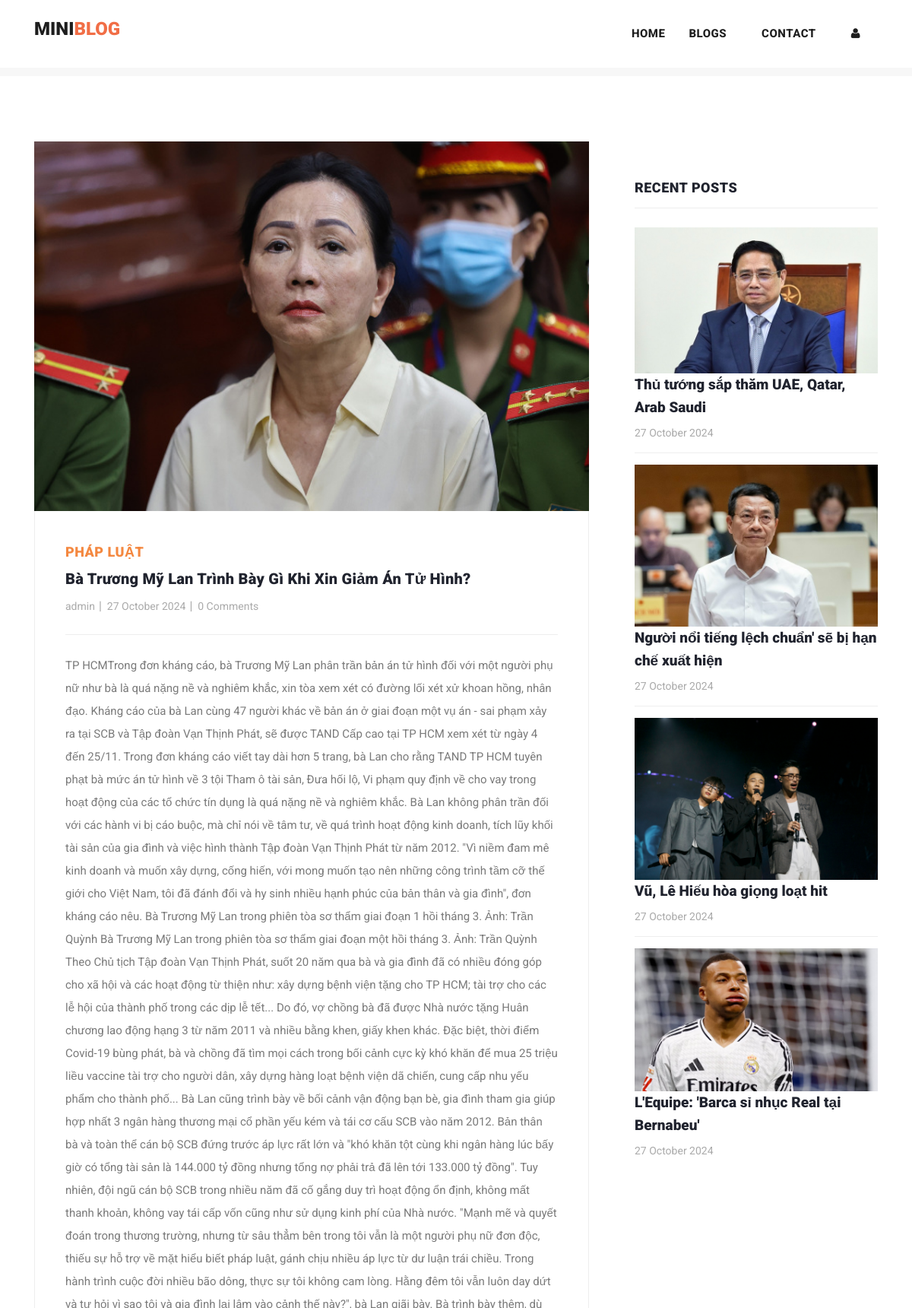
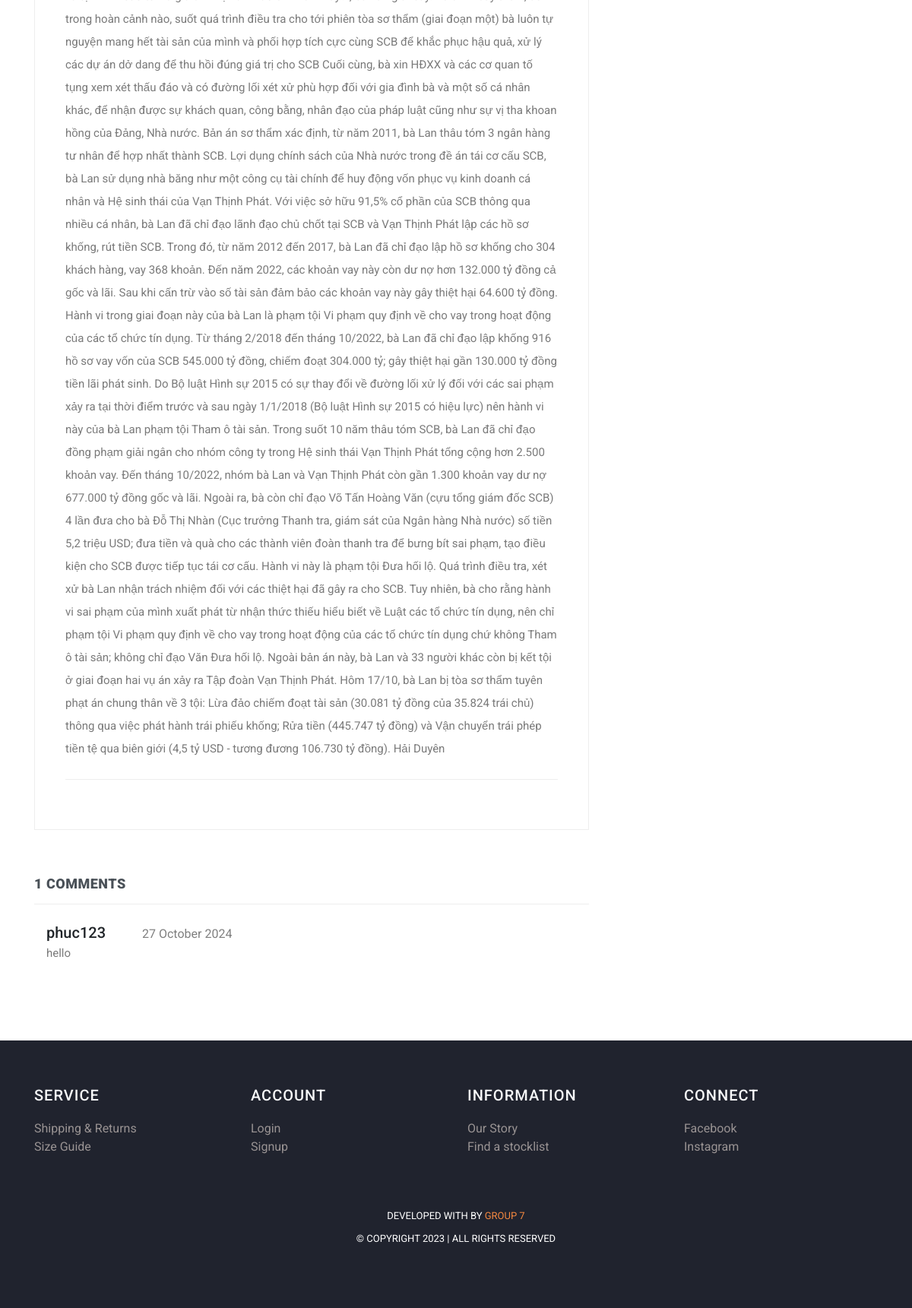
Screenshot of /post/26 with the database file from the repository (2 pictures, top to bottom).
### myapp/models.py (models this page shows, shortened)
class Post(models.Model):
    postname = models.CharField(max_length=600)
    category = models.CharField(max_length=600)
    image = models.ImageField(upload_to='images/posts',blank=True,null=True)
    content = models.CharField(max_length=100000)
    time = models.CharField(default=time,max_length=100, blank=True)
    likes = models.IntegerField(null=True,blank=True,default=0)
    user = models.ForeignKey(User,on_delete=models.CASCADE)

class Comment(models.Model):
    content = models.CharField(max_length=200)
    time = models.CharField(default=time,max_length=100, blank=True)
    post = models.ForeignKey(Post,on_delete=models.CASCADE)
    user = models.ForeignKey(User,on_delete=models.CASCADE)

### myapp/views.py (the view)
# urls.py: path("post/<int:id>",views.post,name="post"),
def post(request,id):
    post = Post.objects.get(id=id)
    return render(request,"post-details.html",{
        "user":request.user,
        'post':Post.objects.get(id=id),
        'recent_posts':Post.objects.all().order_by("-id"),
        'media_url':settings.MEDIA_URL,
        'comments':Comment.objects.filter(post_id = post.id),
        'total_comments': len(Comment.objects.filter(post_id = post.id))
    })

### templates/post-details.html (shortened to what this page needs)
{% load static %}
<!DOCTYPE html>
<html lang="en">
  <head>
    <link href="https://cdn.jsdelivr.net/npm/bootstrap@5.3.0-alpha3/dist/css/bootstrap.min.css" rel="stylesheet">
    <link href="{% static 'vendor/bootstrap/css/bootstrap.min.css' %}" rel="stylesheet">
    <link rel="stylesheet" href="{% static 'assets/css/fontawesome.css' %}">
    <link rel="stylesheet" href="{% static 'assets/css/templatemo-stand-blog.css' %}">
    <link rel="stylesheet" href="{% static 'assets/css/owl.css' %}">
  </head>
  <body>
    {%include 'header.html'%}
    <section class="blog-posts grid-system">
      <div class="container">
        <div class="row">
          <div class="col-lg-8">
            <div class="all-blog-posts">
              <div class="row">
                <div class="col-lg-12">
                  <div class="blog-post">
                    <div class="blog-thumb">
                      <img src="{{media_url}}{{post.image}}" alt="post_image">
                    </div>
                    <div class="down-content">
                      <span>{{post.category}}</span>
                      <a><h4>{{post.postname}}</h4></a>
                      <ul class="post-info">
                        <li><a href="#">{{post.user}}</a></li>
                        <li><a href="#">{{post.time}}</a></li>
                        <li><a href="#">0 Comments</a></li>
                      </ul>
                      <p>{{post.content}}</p>
                    </div>
                  </div>
                </div>
                <div class="col-lg-12">
                  <div class="sidebar-item comments">
                    <div class="sidebar-heading">
                      <h2 class="text-dark-emphasis">{{total_comments}} comments</h2>
                    </div>
                    <div class="content">
                      <ul>
                        {% for comment in comments %}
                        <li style="display: block;">
                          <div class="ps-3">
                            <h5>{{comment.user}}<span class="small text-black-50 px-5 text-danger">{{comment.time}}</span>
                            </h5>
                            <p>{{comment.content}}</p>
                          </div>
                        </li>
                        {% endfor %}
                      </ul>
                    </div>
                  </div>
                </div>
              </div>
            </div>
          </div>
          <div class="col-lg-4">
            <div class="sidebar">
              <div class="row">
                <div class="col-lg-12">
                  <div class="sidebar-item recent-posts">
                    <div class="sidebar-heading">
                      <h2>Recent Posts</h2>
                    </div>
                    <div class="content">
                      <ul>
                        {% for post in recent_posts|slice:"0:4" %}
                        <li>
                          <img src="{{media_url}}{{post.image}}" class="img-fluid" alt="">
                          <a href="post-details.html">
                            <a href="{% url 'post' post.id %}" class="text-decoration-none text-dark"><h5>{{post.postname}}</h5></a>
                          <span>{{post.time}}</span>
                        </a></li>
                        {% endfor %}
                      </ul>
                    </div>
                  </div>
                </div>
              </div>
            </div>
          </div>
        </div>
      </div>
    </section>
   {% include "footer.html" %}
  </body>
</html>

### templates/header.html (shortened to what this page needs)
<header class="">
  <nav class="navbar navbar-expand-lg bg-white">
    <div class="container">
      <a class="navbar-brand" href="{% url 'index' %}">
        <h2>Mini<span style="color: rgb(241, 110, 70);">Blog</span></h2>
      </a>
      <div class="collapse navbar-collapse" id="navbarResponsive">
        <ul class="navbar-nav ml-auto">
          <li>
            <a class="nav-link" href="{% url 'index' %}">Home
            </a>
          </li>
          <li class="nav-item">
            <a class="nav-link" href="{% url 'blog' %}">Blogs</a>
          </li>
          <li class="nav-item">
            <a class="nav-link" href="{% url 'contact' %}">Contact</a>
          </li>
          {% if user.is_authenticated %}
          <li class="nav-item">
            <a class="nav-link" href="{% url 'create' %}">Create</a>
          </li>
          <li class="nav-item">
            <a class="nav-link" href="{% url 'profile' user.id %}">Profile</a>
          </li>
          <li class="nav-item">
            <a class="nav-link text-primary" href="{% url 'logout' %}">Logout</a>
          </li>
          {% else %}
          <li class="nav-item">
            <a class="nav-link" href="{% url 'signin' %}"><i class="fa fa-user"></i></a>
          </li>
          {% endif %}
        </ul>
      </div>
    </div>
  </nav>
</header>
<div class="main-banner header-text">
  <div class="container-fluid">
    <div class="owl-banner owl-carousel">
    </div>
  </div>
</div>

### templates/footer.html (shortened to what this page needs)
<footer>
  <div class="container">
    <div class="row">
      <div class="col-lg-3 col-md-6 col-sm-12">
        <h4 class="text-light">SERVICE</h4>
        <ul>
          <li><a href="#">Shipping & Returns</a></li>
          <li><a href="#">Size Guide</a></li>
        </ul>
      </div>
      <div class="col-lg-3 col-md-6 col-sm-12">
        <h4 class="text-light">ACCOUNT</h4>
        <ul>
          <li><a href="{% url 'signin' %}">Login</a></li>
          <li><a href="{% url 'signup' %}">Signup</a></li>
        </ul>
      </div>
      <div class="col-lg-3 col-md-6 col-sm-12">
        <h4 class="text-light">INFORMATION</h4>
        <ul>
          <li><a href="{% url 'blog' %}">Our Story</a></li>
          <li><a href="#">Find a stocklist</a></li>
        </ul>
      </div>
      <div class="col-lg-3 col-md-6 col-sm-12">
        <h4 class="text-light">CONNECT</h4>
        <ul>
          <li><a href="https://www.linkedin.com/in/keerti-vishwkarma-8ba754243/">Facebook</a></li>
          <li><a href="https://www.linkedin.com/in/keerti-vishwkarma-8ba754243/">Instagram</a></li>
        </ul>
      </div>
    </div>
  </div>
  <div class="container mt-5">
    <div class="row">
      <div class="col-lg-12">
        <div class="p-3">
          <p>Developed with by <a href="https://www.linkedin.com/in/keerti-vishwkarma-8ba754243/">Group 7</a> <br>
            &copy; Copyright 2023 | All Rights Reserved
        </div>
      </div>
    </div>
  </div>
</footer>

### static/assets/css/templatemo-stand-blog.css (style rules this page uses)
body { font-family: 'Roboto', sans-serif; overflow-x: hidden; text-rendering: optimizeLegibility; -webkit-font-smoothing: antialiased; -moz-osx-font-smoothing: grayscale; }
p { margin-bottom: 0px; font-size: 15px; font-weight: 400; color: #7a7a7a; line-height: 30px; }
a { text-decoration: none!important; }
ul { padding: 0; margin: 0; list-style: none; }
h1,h2,h3,h4,h5,h6 { margin: 0px; }
header { position: absolute; z-index: 99999; width: 100%; height: 100px; background-color: #f7f7f7; -webkit-transition: all 0.3s ease-in-out 0s; -moz-transition: all 0.3s ease-in-out 0s; -o-transition: all 0.3s ease-in-out 0s; transition: all 0.3s ease-in-out 0s; }
header .navbar { padding: 25px 0px; }
.navbar .navbar-brand { float: left; margin-top: -12px; outline: none; }
.navbar .navbar-brand h2 { color: #1e1e1e; text-transform: uppercase; font-size: 24px; font-weight: 900; -webkit-transition: all .3s ease 0s; -moz-transition: all .3s ease 0s; -o-transition: all .3s ease 0s; transition: all .3s ease 0s; }
#navbarResponsive { z-index: 999; }
.navbar-collapse { text-align: center; }
.navbar .navbar-nav .nav-item { margin: 0px 15px; }
.navbar .navbar-nav a.nav-link { text-transform: capitalize; font-size: 15px; font-weight: 800; text-transform: uppercase; letter-spacing: 0.5px; color: #1e1e1e; transition: all 0.3s; }
.main-banner .container-fluid { padding: 0px 10px; margin-bottom: -24px; }
.owl-banner { padding-top: 110px; }
.blog-posts { margin-top: 100px; }
.blog-posts .blog-post { margin-bottom: 30px; }
.blog-posts .blog-thumb img { width: 100%; overflow: hidden; }
.blog-posts .down-content { padding: 40px; border-right: 1px solid #eee; border-left: 1px solid #eee; border-bottom: 1px solid #eee; }
.blog-posts .down-content span { font-size: 18px; text-transform: uppercase; letter-spacing: 0.5px; font-weight: 900; color: #f48840; }
.blog-posts .down-content h4 { font-size: 24px; text-transform: capitalize; letter-spacing: 0.5px; font-weight: 900; color: #20232e; margin: 10px 0px 12px 0px; }
.blog-posts .down-content ul.post-info li { display: inline-block; margin-right: 8px; }
.blog-posts .down-content ul.post-info li:after { content: '|'; color: #aaa; margin-left: 8px; }
.blog-posts .down-content h4 { font-size: 20px; letter-spacing: 0.25px; }
.grid-system .down-content ul.post-info li { margin-right: 3px; }
.grid-system .down-content ul.post-info li:after { margin-left: 5px; }
.blog-posts .down-content ul.post-info li:last-child::after { display: none; }
.blog-posts .down-content ul.post-info li a { font-size: 14px; color: #aaa; font-weight: 400; transition: all .3s; }
.blog-posts .down-content p { padding: 25px 0px; margin: 25px 0px; border-top: 1px solid #eee; border-bottom: 1px solid #eee; }
.blog-posts .sidebar-heading h2 { font-size: 18px; text-transform: uppercase; font-weight: 900; letter-spacing: 0.5px; color: #20232e; border-bottom: 1px solid #eee; padding-bottom: 15px; margin-bottom: 25px; }
.blog-posts .comments { margin-top: 30px; }
.blog-posts .comments ul li { display: inline-block; margin-bottom: 20px; padding-bottom: 20px; border-bottom: 1px solid #eee; }
.blog-posts .comments ul li:last-child { margin-bottom: 0px; padding-bottom: 0px; border-bottom: none; }
.sidebar { margin-left: 30px; }
.sidebar .sidebar-item { margin-top: 50px; }
.sidebar .sidebar-heading h2 { font-size: 18px; text-transform: uppercase; font-weight: 900; letter-spacing: 0.5px; color: #20232e; border-bottom: 1px solid #eee; padding-bottom: 15px; margin-bottom: 25px; }
.sidebar .recent-posts ul li { margin-bottom: 15px; padding-bottom: 15px; border-bottom: 1px solid #eee; }
.sidebar .recent-posts ul li:last-child { margin-bottom: 0px; padding-bottom: 0px; border-bottom: none; }
.sidebar .recent-posts ul li h5 { font-size: 19px; font-weight: 900; color: #20232e; line-height: 30px; transition: all 0.3s; }
.sidebar .recent-posts ul li span { display: block; font-size: 14px; color: #aaa; margin-top: 8px; }
footer { margin-top: 100px; text-align: center; background-color: #20232e; padding: 60px 0px; }
footer p { font-size: 13px; text-transform: uppercase; color: #fff; }
footer p a { color: #f48840; }

### templates/footer.html (style rules this page uses)
h4 { text-align: left; color: #dfdada; letter-spacing: 1px; margin-bottom: 20px; font-size: 20px; }
li { text-decoration: none; text-align: left; }
li a { color: rgb(153, 147, 147); }

### rows the page displays
Post: image (picture), category "PHÁP LUẬT", postname "Bà Trương Mỹ Lan Trình Bày Gì Khi Xin Giảm Án Tử Hình?", user "admin", time "27 October 2024", content "TP HCMTrong đơn kháng cáo, bà Trương Mỹ Lan phân trần bản án tử hình đối với một người phụ nữ như bà là quá nặng nề và nghiêm khắc, xin tòa xem xét có đường lối xét xử khoan hồng, nhân đạo. Kháng cáo của bà Lan cùng 47 người khác về bản án ở giai đoạn một vụ án - sai phạm xảy ra tại SCB và Tập đoàn Vạn Thịnh Phát, sẽ được TAND Cấp cao tại TP HCM xem xét từ ngày 4 đến 25/11. Trong đơn kháng cáo viết tay dài hơn 5 trang, bà Lan cho rằng TAND TP HCM tuyên phạt bà mức án tử hình về 3 tội Tham ô tài sản, Đưa hối lộ, Vi phạm quy định về cho vay trong hoạt động của các tổ chức tín dụng là quá nặng nề và nghiêm khắc. Bà Lan không phân trần đối với các hành vi bị cáo buộc, mà chỉ nói về tâm tư, về…"
Comment: user "phuc123", time "27 October 2024", content "hello"
Post: image (picture), postname "Thủ tướng sắp thăm UAE, Qatar, Arab Saudi", time "27 October 2024"
Post: image (picture), postname "Người nổi tiếng lệch chuẩn' sẽ bị hạn chế xuất hiện", time "27 October 2024"
Post: image (picture), postname "Vũ, Lê Hiếu hòa giọng loạt hit", time "27 October 2024"
Post: image (picture), postname "L'Equipe: 'Barca sỉ nhục Real tại Bernabeu'", time "27 October 2024"

### other values shown
{{ total_comments }} "1"
